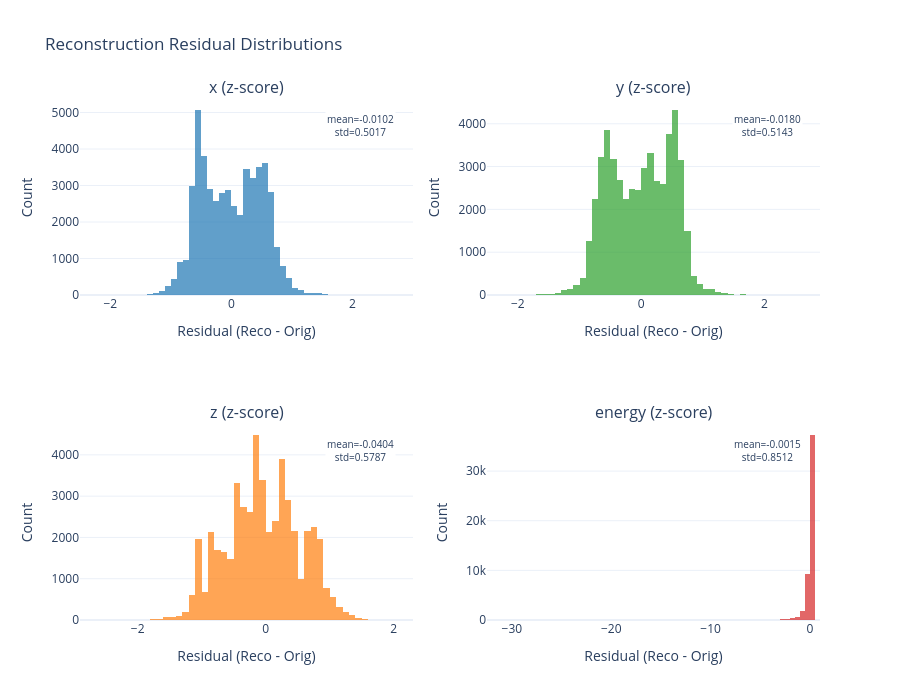

Notebook cell for this chart:
### Code cell
def plot_residual_distributions(results):
    """plot histograms of reconstruction residuals for each feature."""
    residuals = {i: [] for i in range(4)}
    
    for i in range(len(results["x_original"])):
        mask = results["masks"][i].flatten() == 1
        x_orig = results["x_original"][i].reshape(-1, 4)[mask]
        x_reco = results["x_reco"][i].reshape(-1, 4)[mask]
        
        for feat in range(4):
            residuals[feat].extend(x_reco[:, feat] - x_orig[:, feat])
    
    fig = make_subplots(rows=2, cols=2, subplot_titles=FEATURE_NAMES)
    colors = ['#1f77b4', '#2ca02c', '#ff7f0e', '#d62728']
    
    for i in range(4):
        row, col = (i // 2) + 1, (i % 2) + 1
        res = np.array(residuals[i])
        
        fig.add_trace(
            go.Histogram(
                x=res,
                nbinsx=100,
                marker_color=colors[i],
                opacity=0.7,
                name=FEATURE_NAMES[i]
            ),
            row=row, col=col
        )
        
        ### add statistics annotation
        mean_res = np.mean(res)
        std_res = np.std(res)
        fig.add_annotation(
            text=f"mean={mean_res:.4f}<br>std={std_res:.4f}",
            xref=f"x{i+1 if i > 0 else ''} domain",
            yref=f"y{i+1 if i > 0 else ''} domain",
            x=0.95, y=0.95,
            showarrow=False,
            font=dict(size=10),
            bgcolor="white"
        )
        
        fig.update_xaxes(title_text="Residual (Reco - Orig)", row=row, col=col)
        fig.update_yaxes(title_text="Count", row=row, col=col)
    
    fig.update_layout(
        title="Reconstruction Residual Distributions",
        height=700, width=900,
        showlegend=False,
        template="plotly_white"
    )
    
    fig.show()
    fig.write_html(OUTPUT_DIR / "residual_distributions.html")

plot_residual_distributions(results)

### Figure 1 — Plotly figure (JSON) as saved in the notebook; plotly's stock layout.template omitted (floating-point values rounded to 4 significant figures; data arrays with more than 128 entries replaced by an {"elided": "..."} marker saying what was removed)
{"data": [{"marker": {"color": "#1f77b4"}, "name": "x (z-score)", "nbinsx": 100, "opacity": 0.7, "type": "histogram", "x": {"elided": "50111 float values"}, "xaxis": "x", "yaxis": "y"}, {"marker": {"color": "#2ca02c"}, "name": "y (z-score)", "nbinsx": 100, "opacity": 0.7, "type": "histogram", "x": {"elided": "50111 float values"}, "xaxis": "x2", "yaxis": "y2"}, {"marker": {"color": "#ff7f0e"}, "name": "z (z-score)", "nbinsx": 100, "opacity": 0.7, "type": "histogram", "x": {"elided": "50111 float values"}, "xaxis": "x3", "yaxis": "y3"}, {"marker": {"color": "#d62728"}, "name": "energy (z-score)", "nbinsx": 100, "opacity": 0.7, "type": "histogram", "x": {"elided": "50111 float values"}, "xaxis": "x4", "yaxis": "y4"}], "layout": {"annotations": [{"font": {"size": 16}, "showarrow": false, "text": "x (z-score)", "x": 0.225, "xanchor": "center", "xref": "paper", "y": 1, "yanchor": "bottom", "yref": "paper"}, {"font": {"size": 16}, "showarrow": false, "text": "y (z-score)", "x": 0.775, "xanchor": "center", "xref": "paper", "y": 1, "yanchor": "bottom", "yref": "paper"}, {"font": {"size": 16}, "showarrow": false, "text": "z (z-score)", "x": 0.225, "xanchor": "center", "xref": "paper", "y": 0.375, "yanchor": "bottom", "yref": "paper"}, {"font": {"size": 16}, "showarrow": false, "text": "energy (z-score)", "x": 0.775, "xanchor": "center", "xref": "paper", "y": 0.375, "yanchor": "bottom", "yref": "paper"}, {"bgcolor": "white", "font": {"size": 10}, "showarrow": false, "text": "mean=-0.0102<br>std=0.5017", "x": 0.95, "xref": "x domain", "y": 0.95, "yref": "y domain"}, {"bgcolor": "white", "font": {"size": 10}, "showarrow": false, "text": "mean=-0.0180<br>std=0.5143", "x": 0.95, "xref": "x2 domain", "y": 0.95, "yref": "y2 domain"}, {"bgcolor": "white", "font": {"size": 10}, "showarrow": false, "text": "mean=-0.0404<br>std=0.5787", "x": 0.95, "xref": "x3 domain", "y": 0.95, "yref": "y3 domain"}, {"bgcolor": "white", "font": {"size": 10}, "showarrow": false, "text": "mean=-0.0015<br>std=0.8512", "x": 0.95, "xref": "x4 domain", "y": 0.95, "yref": "y4 domain"}], "height": 700, "showlegend": false, "title": {"text": "Reconstruction Residual Distributions"}, "width": 900, "xaxis": {"anchor": "y", "domain": [0, 0.45], "title": {"text": "Residual (Reco - Orig)"}}, "xaxis2": {"anchor": "y2", "domain": [0.55, 1], "title": {"text": "Residual (Reco - Orig)"}}, "xaxis3": {"anchor": "y3", "domain": [0, 0.45], "title": {"text": "Residual (Reco - Orig)"}}, "xaxis4": {"anchor": "y4", "domain": [0.55, 1], "title": {"text": "Residual (Reco - Orig)"}}, "yaxis": {"anchor": "x", "domain": [0.625, 1], "title": {"text": "Count"}}, "yaxis2": {"anchor": "x2", "domain": [0.625, 1], "title": {"text": "Count"}}, "yaxis3": {"anchor": "x3", "domain": [0, 0.375], "title": {"text": "Count"}}, "yaxis4": {"anchor": "x4", "domain": [0, 0.375], "title": {"text": "Count"}}}}
